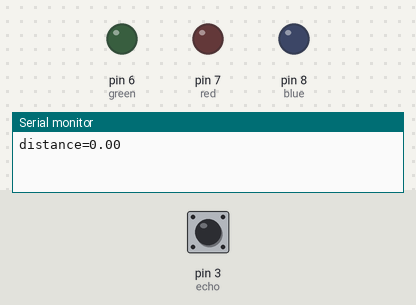
Bench run of a sketch on a simulated Arduino Uno, built with avr-gcc and run on an emulated ATmega328P. On the bench: output pins drawn as LEDs (lit = HIGH), the last lines printed to the serial monitor. The inputs (shaded band) are chosen by the test bench; at power-on: pin 3 (echo) LOW. Pins used as bus, display or sensor lines are not drawn.

Above: at 1.2 s.
1.3 s: pin 3 (echo) pulsed HIGH 5 times (0.12 s each, 0.3 s apart)
At 2.7 s:
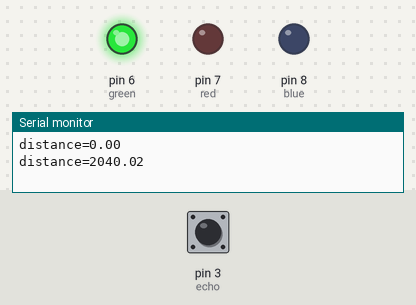
At 4.6 s:
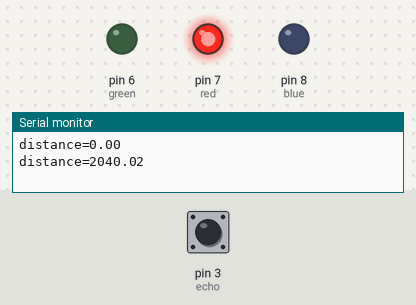
Timing chart, 0 to 7.3 s (numbered marks = the images above; inputs shaded):
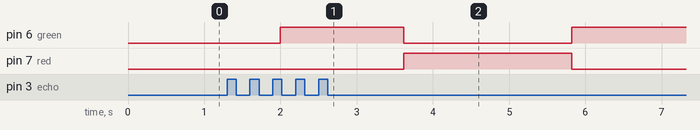

Measured:
- after the input at 1.3 s, pin 7 (red): LOW → HIGH after 2.3 s, → LOW 2.2 s later

The sketch:

Ultrasonic.ino
```cpp
int blue = 8;
int red = 7;
int green = 6;
int button = 5;
int trig = 4;
int echo = 3;
float duration;
float distance;
void setup() {
  Serial.begin(9600);
  pinMode(8,OUTPUT);
  pinMode(7,OUTPUT);
  pinMode(6,OUTPUT);
  pinMode(4,OUTPUT);
  pinMode(5,INPUT);
  pinMode(3,INPUT);

}

void loop() {
  digitalWrite(trig,LOW);
  delayMicroseconds(3);
  digitalWrite(trig,HIGH);
  delayMicroseconds(7);

  duration = pulseIn(echo,HIGH);
  distance = (340*duration)/20000;
  Serial.print("distance=");
  Serial.println(distance);
  delay(1000);
  if(distance>=11){digitalWrite(red,HIGH);}
  else{digitalWrite(red,LOW);}
  if(distance>=7&&distance<=10){digitalWrite(blue,HIGH);}
  else{digitalWrite(blue,LOW);}
  if(distance>=0&&distance<=6){digitalWrite(green,HIGH);}
  else{digitalWrite(green,LOW);}
  delay(200);


}
```
